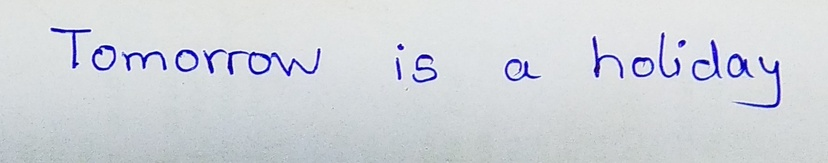
#> input picture check.jpg, 828 x 163 px, shrunk from 1776 x 350 before the run
$ jupyter execute --allow-errors 'pillow - Copy.ipynb'
#> lines starting #> are read from the running program, lines starting #| are printed output that depends on the picture; after the words box and inside, x2 and y2 are one past the last pixel; in counts of white or black regions, pixels touching at a corner belong together; long printed decimals are rounded
[cell 1]
import matplotlib.pyplot as plt
import cv2
import math
from PIL import Image
from PIL import ImageEnhance
import pytesseract
from autocorrect import spell
from textblob import TextBlob
pytesseract.pytesseract.tesseract_cmd = 'C:\\Program Files\\Tesseract-OCR\\tesseract.exe'

[cell 2]
image_input = "check.jpg" #best.jpg;check.jpg;qwerty.jpg;text.jpg

[cell 3]
img_save = "filtered.jpg"

[cell 4]
img = cv2.imread(image_input, -1)
#> img is the input picture: shape (163, 828, 3); mean B, G, R 218.6, 212.6, 208.8
size_tup = img.shape
#> size_tup = (163, 828, 3)
print (size_tup)
#| (163, 828, 3)
print (img[0])
#> (printed output is left out)

[cell 5]
plt.imshow(img)

[cell 6]
sumbg = 0.0
sumbr = 0.0
sq_sum = 0.0
count = 0
for i in range(size_tup[0]):
    for j in range(size_tup[1]):
        sumbg = sumbg + img[i][j][0] - img[i][j][1]
        sumbr = sumbr + img[i][j][0] - img[i][j][2]
        count = count + 1
#> after the loop, count = 134964; sumbg = 816918; sumbr = 1329784
meanbg = (sumbg / (count))
#> meanbg = 6.05
meanbr = (sumbr / (count))
#> meanbr = 9.85
print(meanbg)
#| 6.053
print(meanbr)
#| 9.853

sumbg = 0.0
sumbr = 0.0
#> (the rest of this cell did not finish here and is left out)

[cell 7]
#Filters which has r greater in r b g

#> (a cell that did not finish here is left out)

[cell 9]
plt.imshow(img)

[cell 10]
cv2.imwrite(img_save, img)
#> Out = True

[cell 11]
from PIL import Image, ImageEnhance
im = Image.open(img_save)
enhancer = ImageEnhance.Color(im)
enhanced_im = enhancer.enhance(0.0)
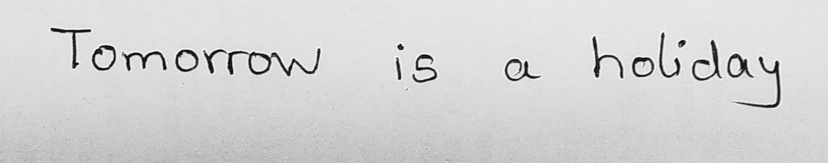
#> enhanced_im: PIL image 828x163 RGB; min 10, max 253, mean 212.1

enhancer = ImageEnhance.Sharpness(enhanced_im)
enhanced_im = enhancer.enhance(2.0)

enhancer = ImageEnhance.Contrast(enhanced_im)
enhanced_im = enhancer.enhance(0.5)
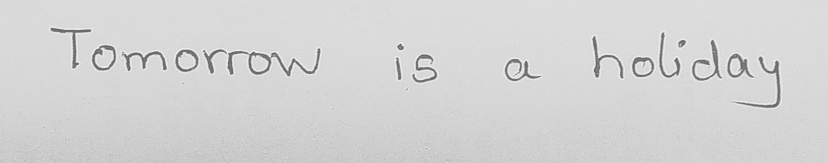
#> enhanced_im: PIL image 828x163 RGB; min 106, max 233, mean 211.8

enhancer = ImageEnhance.Brightness(enhanced_im)
enhanced_im = enhancer.enhance(1.5)
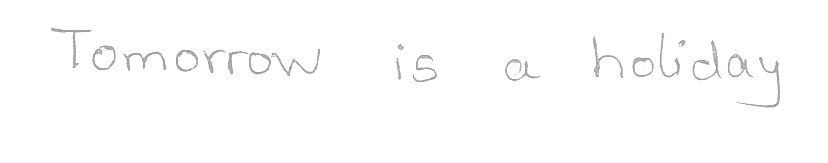
#> enhanced_im: PIL image 828x163 RGB; min 159, max 255, mean 253.2

enhancer = ImageEnhance.Contrast(enhanced_im)
enhanced_im = enhancer.enhance(2.0)
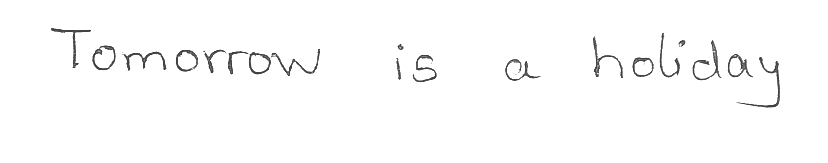
#> enhanced_im: PIL image 828x163 RGB; min 65, max 255, mean 251.5

enhanced_im.save(img_save)

[cell 12]
img = cv2.imread(img_save, -1)
#> img: shape (163, 828, 3); min 23, max 255, mean 251.2

[cell 13]
plt.imshow(img)

[cell 14]
img = cv2.GaussianBlur(img,(5,5),0)
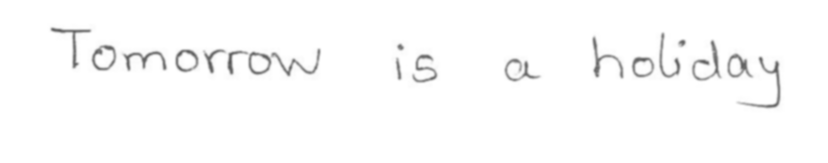
#> img: shape (163, 828, 3); min 92, max 255, mean 251.2

[cell 15]
plt.imshow(img)

[cell 16]
size_tup = img.shape
b,g,r = cv2.split(img)
img2 = cv2.merge([r,g,b])
my_mask= cv2.cvtColor(img2, cv2.COLOR_BGR2GRAY)
img3 = img
plt.imshow(img2)

[cell 17]
print (size_tup)
#| (163, 828, 3)

[cell 18]
sum = 0.0
sq_sum = 0.0
count = 0
for i in range(size_tup[0]):
    for j in range(size_tup[1]):
        for k in range(size_tup[2]):
            if(img[i][j][k] != 0):
                sum = sum + ((img3[i][j][k]))
                count = count + 1
#> after the loop, count = 404892; sum = 101727405
mean = (sum / (count))
#> mean = 251.2
print(mean)
#| 251.246

sum = 0.0
for i in range(size_tup[0]):
    for j in range(size_tup[1]):
        for k in range(size_tup[2]):
            if(img[i][j][k] != 0):
                pos = img3[i][j][k] - mean
                if(0 <= pos):
                    sum = sum + pos
                else:
                    sum = sum - pos
#> after the loop, sum = 2757025.7
standard_deviation = math.sqrt(sum / count)
#> standard_deviation = 2.61
print (standard_deviation)
#| 2.609

[cell 19]
avg = mean - standard_deviation
#> avg = 248.6

[cell 20]
BLACK = 255
WHITE = 0
i = size_tup[0] - 1
#> i = 162
while i >= 0:
    j = size_tup[1] - 1
    while j >= 0:
        if my_mask[i][j] == BLACK or my_mask[i][j] == WHITE:
            j = j - 1
            continue
        elif my_mask[i][j] > avg:
            my_mask[i][j] = BLACK
        else:
            my_mask[i][j] = WHITE
        j = j - 1
    i = i - 1
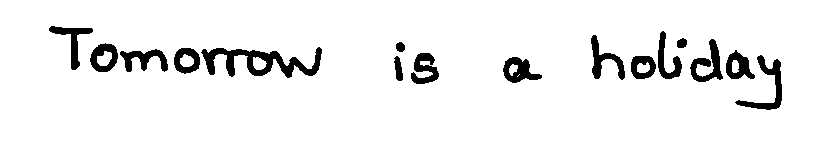
#> my_mask: shape (163, 828); 94.1% white; 16 black regions, largest, box (x1, y1, x2, y2) and area: (201, 47, 322, 78) 1549, (735, 55, 782, 110) 680, (690, 39, 723, 82) 603
#> after the loop, i = -1

print (i)
#| -1

[cell 21]
plt.imshow(my_mask)

[cell 22]
BLACK = 0
WHITE = 255
i = size_tup[0] - 1
#> i = 162
while i >= 0:
    j = size_tup[1] - 1
    while j >= 0:
        k = size_tup[2] - 1
        while k >= 0:
            if my_mask[i][j] == BLACK:
                img3[i][j][k] = BLACK
            else:
                img3[i][j][k] = img2[i][j][k]
            k = k - 1
        j = j - 1
    i = i - 1
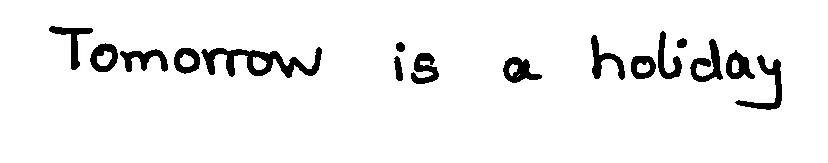
#> img3: shape (163, 828, 3); 5.88% of pixels changed, all inside (x1, y1, x2, y2) = (49, 26, 782, 110)
#> after the loop, i = -1

print (i)
#| -1

[cell 23]
plt.imshow(img3)

[cell 24]
print(pytesseract.image_to_string(img3))
#> (this line was passed over: pytesseract is not available in this run)
